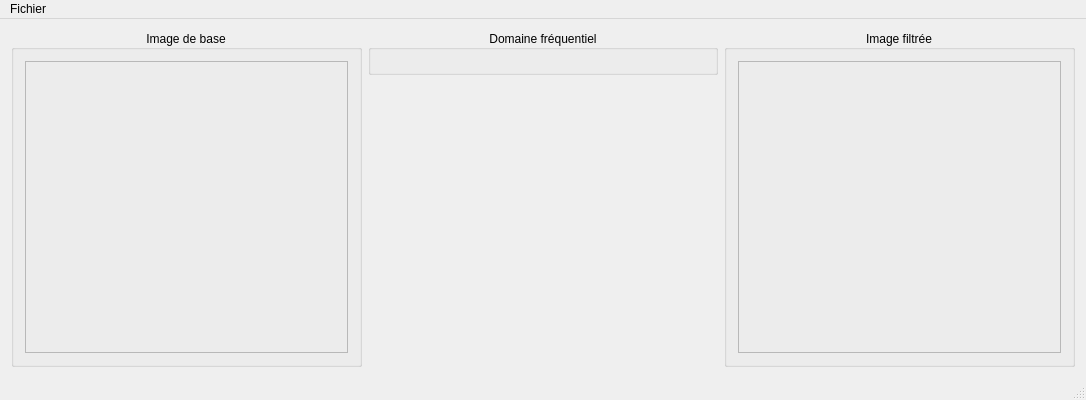
<?xml version="1.0" encoding="UTF-8"?>
<ui version="4.0">
 <class>MainWindow</class>
 <widget class="QMainWindow" name="MainWindow">
  <property name="geometry">
   <rect>
    <x>0</x>
    <y>0</y>
    <width>1086</width>
    <height>400</height>
   </rect>
  </property>
  <property name="windowTitle">
   <string>Transformée de Fourier sur images</string>
  </property>
  <widget class="QWidget" name="centralWidget">
   <layout class="QGridLayout" name="gridLayout_3">
    <item row="0" column="0">
     <widget class="QGroupBox" name="groupBox">
      <property name="title">
       <string>Image de base</string>
      </property>
      <property name="alignment">
       <set>Qt::AlignCenter</set>
      </property>
      <property name="flat">
       <bool>false</bool>
      </property>
      <layout class="QGridLayout" name="gridLayout_2">
       <item row="0" column="0">
        <widget class="QLabel" name="baseImageLabel">
         <property name="frameShape">
          <enum>QFrame::StyledPanel</enum>
         </property>
         <property name="text">
          <string/>
         </property>
         <property name="pixmap">
          <pixmap resource="ImageFourier.qrc">:/Images/ucbl.png</pixmap>
         </property>
         <property name="alignment">
          <set>Qt::AlignCenter</set>
         </property>
        </widget>
       </item>
      </layout>
     </widget>
    </item>
    <item row="0" column="1">
     <layout class="QGridLayout" name="gridLayout">
      <item row="0" column="0">
       <widget class="QGroupBox" name="groupBox_3">
        <property name="title">
         <string>Domaine fréquentiel</string>
        </property>
        <property name="alignment">
         <set>Qt::AlignCenter</set>
        </property>
        <layout class="QGridLayout" name="gridLayout_4">
         <item row="0" column="0">
          <widget class="Fourier2DFilter" name="fourier2DFilter" native="true"/>
         </item>
        </layout>
       </widget>
      </item>
      <item row="1" column="0">
       <spacer name="verticalSpacer">
        <property name="orientation">
         <enum>Qt::Vertical</enum>
        </property>
        <property name="sizeHint" stdset="0">
         <size>
          <width>28</width>
          <height>37</height>
         </size>
        </property>
       </spacer>
      </item>
     </layout>
    </item>
    <item row="0" column="2">
     <widget class="QGroupBox" name="groupBox_4">
      <property name="title">
       <string>Image filtrée</string>
      </property>
      <property name="alignment">
       <set>Qt::AlignCenter</set>
      </property>
      <layout class="QGridLayout" name="gridLayout_5">
       <item row="0" column="0">
        <widget class="QLabel" name="filteredImageLabel">
         <property name="frameShape">
          <enum>QFrame::StyledPanel</enum>
         </property>
         <property name="text">
          <string/>
         </property>
         <property name="pixmap">
          <pixmap resource="ImageFourier.qrc">:/Images/ucbl.png</pixmap>
         </property>
         <property name="alignment">
          <set>Qt::AlignCenter</set>
         </property>
        </widget>
       </item>
      </layout>
     </widget>
    </item>
   </layout>
  </widget>
  <widget class="QMenuBar" name="menuBar">
   <property name="geometry">
    <rect>
     <x>0</x>
     <y>0</y>
     <width>1086</width>
     <height>25</height>
    </rect>
   </property>
   <widget class="QMenu" name="menuFichier">
    <property name="title">
     <string>Fichier</string>
    </property>
    <addaction name="actionOpen"/>
    <addaction name="separator"/>
    <addaction name="actionQuit"/>
   </widget>
   <addaction name="menuFichier"/>
  </widget>
  <widget class="QStatusBar" name="statusBar"/>
  <action name="actionOpen">
   <property name="text">
    <string>Ouvrir...</string>
   </property>
  </action>
  <action name="actionQuit">
   <property name="text">
    <string>Quitter</string>
   </property>
  </action>
 </widget>
 <layoutdefault spacing="6" margin="11"/>
 <customwidgets>
  <customwidget>
   <class>Fourier2DFilter</class>
   <extends>QWidget</extends>
   <header>Fourier2DFilter.h</header>
   <container>1</container>
  </customwidget>
 </customwidgets>
 <resources>
  <include location="ImageFourier.qrc"/>
 </resources>
 <connections/>
</ui>
